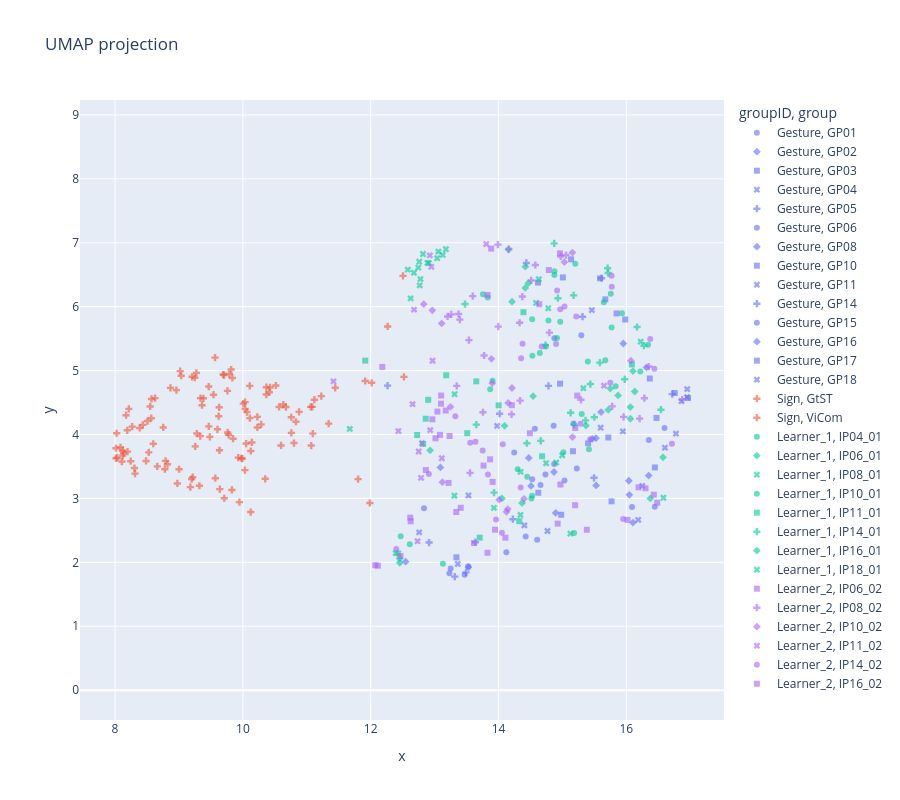

Write notebook code for a chart like this one.
### Markdown cell above
## 6 UMAP (visual purpose only)

### Code cell
import plotly.express as px, pandas as pd, umap
from sklearn.preprocessing import StandardScaler

feat_df = features_df_clean.copy()

meta_cols = ['fileID', 'group', 'concept', 'groupID']        # add meta columns
meta_cols = [c for c in meta_cols if c in feat_df.columns]

num = feat_df.select_dtypes('number')
num = num.loc[:, num.isna().mean() < 0.5]         # keep cols <50% NaN

keep = num.dropna().index                          
num  = num.loc[keep]
meta = feat_df.loc[keep, meta_cols]              

scaled   = StandardScaler().fit_transform(num)
embedding = umap.UMAP(random_state=42).fit_transform(scaled)

plot_df = pd.DataFrame(embedding, columns=['x', 'y'], index=keep)
plot_df = pd.concat([plot_df, meta], axis=1)       # aligned by index, not by position

fig = px.scatter(plot_df, x='x', y='y',
                 color='groupID' if 'groupID' not in plot_df else 'groupID',
                 symbol='group', hover_name='concept',
                 title='UMAP projection', opacity=0.6)
fig.update_layout(width=900, height=800, yaxis=dict(scaleanchor='x', scaleratio=1))
fig.show()

### Figure 1 — Plotly figure (JSON) as saved in the notebook; plotly's stock layout.template omitted (floating-point values rounded to 4 significant figures)
{"data": [{"hovertemplate": "<b>%{hovertext}</b><br><br>groupID=Gesture<br>group=GP01<br>x=%{x}<br>y=%{y}<extra></extra>", "hovertext": ["ANSTECKEN", "BLITZ", "DRECK", "INSEL", "KLOPFEN", "RUFEN", "SCHOKOLADE", "STAUBSAUGEN", "WENIG"], "legendgroup": "Gesture, GP01", "marker": {"color": "#636efa", "opacity": 0.6, "symbol": "circle"}, "mode": "markers", "name": "Gesture, GP01", "orientation": "v", "showlegend": true, "type": "scatter", "x": [14.12, 16.09, 13.53, 12.83, 15.03, 14.6, 14.42, 16.44, 15.22], "xaxis": "x", "y": [2.157, 2.865, 1.937, 2.846, 3.278, 2.352, 2.404, 2.87, 3.469], "yaxis": "y"}, {"hovertemplate": "<b>%{hovertext}</b><br><br>groupID=Gesture<br>group=GP02<br>x=%{x}<br>y=%{y}<extra></extra>", "hovertext": ["ABLEHNEN", "GITARRE", "PARKEN", "RUDERN", "STAUB WISCHEN", "ZIMMER"], "legendgroup": "Gesture, GP02", "marker": {"color": "#636efa", "opacity": 0.6, "symbol": "diamond"}, "mode": "markers", "name": "Gesture, GP02", "orientation": "v", "showlegend": true, "type": "scatter", "x": [16.05, 12.55, 14.47, 16.1, 16.35, 16.31], "xaxis": "x", "y": [3.056, 2.01, 3.633, 2.622, 3.357, 5.05], "yaxis": "y"}, {"hovertemplate": "<b>%{hovertext}</b><br><br>groupID=Gesture<br>group=GP03<br>x=%{x}<br>y=%{y}<extra></extra>", "hovertext": ["ALT", "EICHHOERNCHEN", "FALTEN", "KOENIG", "KOKOSNUSS", "PAPIER"], "legendgroup": "Gesture, GP03", "marker": {"color": "#636efa", "opacity": 0.6, "symbol": "square"}, "mode": "markers", "name": "Gesture, GP03", "orientation": "v", "showlegend": true, "type": "scatter", "x": [14.62, 13.34, 16.47, 16.76, 15.85, 15.77], "xaxis": "x", "y": [3.089, 2.078, 4.259, 4.649, 5.894, 2.954], "yaxis": "y"}, {"hovertemplate": "<b>%{hovertext}</b><br><br>groupID=Gesture<br>group=GP04<br>x=%{x}<br>y=%{y}<extra></extra>", "hovertext": ["BEZAHLEN", "OHRFEIGEN", "VORSCHLAGEN", "ZIEHEN"], "legendgroup": "Gesture, GP04", "marker": {"color": "#636efa", "opacity": 0.6, "symbol": "x"}, "mode": "markers", "name": "Gesture, GP04", "orientation": "v", "showlegend": true, "type": "scatter", "x": [16.25, 16.78, 13.36, 13.53], "xaxis": "x", "y": [3.195, 4.014, 1.975, 3.046], "yaxis": "y"}, {"hovertemplate": "<b>%{hovertext}</b><br><br>groupID=Gesture<br>group=GP05<br>x=%{x}<br>y=%{y}<extra></extra>", "hovertext": ["BESCHEID GEBEN", "FALTEN", "GESCHICHTE", "GOTT", "HEMD", "PILZ", "TASCHENRECHNER", "UNIVERSITAET"], "legendgroup": "Gesture, GP05", "marker": {"color": "#636efa", "opacity": 0.6, "symbol": "cross"}, "mode": "markers", "name": "Gesture, GP05", "orientation": "v", "showlegend": true, "type": "scatter", "x": [13.49, 14.22, 12.91, 15.61, 16.72, 15.31, 15.49, 13.32], "xaxis": "x", "y": [1.842, 2.675, 2.309, 6.446, 4.631, 5.843, 3.322, 1.777], "yaxis": "y"}, {"hovertemplate": "<b>%{hovertext}</b><br><br>groupID=Gesture<br>group=GP06<br>x=%{x}<br>y=%{y}<extra></extra>", "hovertext": ["AUSZIEHEN", "GREIFEN", "KENNEN", "MITGLEID", "UNIVERSITAET", "WOHNEN"], "legendgroup": "Gesture, GP06", "marker": {"color": "#636efa", "opacity": 0.6, "symbol": "circle"}, "mode": "markers", "name": "Gesture, GP06", "orientation": "v", "showlegend": true, "type": "scatter", "x": [16.6, 14.86, 13.23, 13.25, 16.35, 13.47], "xaxis": "x", "y": [4.103, 4.137, 1.829, 1.905, 3.915, 1.805], "yaxis": "y"}, {"hovertemplate": "<b>%{hovertext}</b><br><br>groupID=Gesture<br>group=GP08<br>x=%{x}<br>y=%{y}<extra></extra>", "hovertext": ["ENTSCHULDIGEN", "HUMMER", "RING", "SEKT", "VIEL"], "legendgroup": "Gesture, GP08", "marker": {"color": "#636efa", "opacity": 0.6, "symbol": "diamond"}, "mode": "markers", "name": "Gesture, GP08", "orientation": "v", "showlegend": true, "type": "scatter", "x": [13.09, 14.51, 15.47, 14.89, 15.95], "xaxis": "x", "y": [3.485, 3.196, 3.931, 2.772, 5.424], "yaxis": "y"}, {"hovertemplate": "<b>%{hovertext}</b><br><br>groupID=Gesture<br>group=GP10<br>x=%{x}<br>y=%{y}<extra></extra>", "hovertext": ["GITARRE", "KRAWATTE", "LOEWE", "MAEDCHEN", "MESSEN", "MILCH", "RASSEL", "WINDRAD"], "legendgroup": "Gesture, GP10", "marker": {"color": "#636efa", "opacity": 0.6, "symbol": "square"}, "mode": "markers", "name": "Gesture, GP10", "orientation": "v", "showlegend": true, "type": "scatter", "x": [15.72, 15.13, 15.59, 15.98, 16.97, 15.01, 14.62, 16.45], "xaxis": "x", "y": [3.953, 6.741, 6.443, 5.799, 4.57, 6.457, 6.377, 3.484], "yaxis": "y"}, {"hovertemplate": "<b>%{hovertext}</b><br><br>groupID=Gesture<br>group=GP11<br>x=%{x}<br>y=%{y}<extra></extra>", "hovertext": ["ABEND", "ADLER", "DRECK", "FANGEN", "NONNE", "WINDRAD", "WINKEN"], "legendgroup": "Gesture, GP11", "marker": {"color": "#636efa", "opacity": 0.6, "symbol": "x"}, "mode": "markers", "name": "Gesture, GP11", "orientation": "v", "showlegend": true, "type": "scatter", "x": [16.95, 16.95, 14.77, 14.4, 16.6, 16.19, 15.46], "xaxis": "x", "y": [4.585, 4.71, 2.49, 2.577, 3.793, 2.664, 5.946], "yaxis": "y"}, {"hovertemplate": "<b>%{hovertext}</b><br><br>groupID=Gesture<br>group=GP14<br>x=%{x}<br>y=%{y}<extra></extra>", "hovertext": ["HOTEL", "ROLLEN", "SCHLAFEN", "TASCHENRECHNER", "UNTERSTUETZEN"], "legendgroup": "Gesture, GP14", "marker": {"color": "#636efa", "opacity": 0.6, "symbol": "cross"}, "mode": "markers", "name": "Gesture, GP14", "orientation": "v", "showlegend": true, "type": "scatter", "x": [14.78, 13.64, 14.44, 12.26, 14.02], "xaxis": "x", "y": [4.761, 2.315, 6.684, 4.765, 4.324], "yaxis": "y"}, {"hovertemplate": "<b>%{hovertext}</b><br><br>groupID=Gesture<br>group=GP15<br>x=%{x}<br>y=%{y}<extra></extra>", "hovertext": ["ANFANG", "AVOCADO", "BLITZ", "DRECK", "HALSKETTE", "RASIEREN", "RAUCHEN", "SEKT", "VORHANG"], "legendgroup": "Gesture, GP15", "marker": {"color": "#636efa", "opacity": 0.6, "symbol": "circle"}, "mode": "markers", "name": "Gesture, GP15", "orientation": "v", "showlegend": true, "type": "scatter", "x": [15.3, 14.87, 15.17, 14.87, 14.73, 14.53, 14.24, 14.66, 14.57], "xaxis": "x", "y": [5.554, 3.538, 4.17, 5.505, 3.374, 3.301, 3.719, 3.209, 4.089], "yaxis": "y"}, {"hovertemplate": "<b>%{hovertext}</b><br><br>groupID=Gesture<br>group=GP16<br>x=%{x}<br>y=%{y}<extra></extra>", "hovertext": ["FEUERZEUG", "HUMMER", "HUSTEN", "NASHORN", "SCHRECKLICH", "WASSERTROPFEN"], "legendgroup": "Gesture, GP16", "marker": {"color": "#636efa", "opacity": 0.6, "symbol": "diamond"}, "mode": "markers", "name": "Gesture, GP16", "orientation": "v", "showlegend": true, "type": "scatter", "x": [14.87, 13.53, 15.6, 15.53, 15.53, 16.04], "xaxis": "x", "y": [3.413, 1.921, 4.351, 3.943, 3.202, 3.276], "yaxis": "y"}, {"hovertemplate": "<b>%{hovertext}</b><br><br>groupID=Gesture<br>group=GP17<br>x=%{x}<br>y=%{y}<extra></extra>", "hovertext": ["ARGUMENTIEREN", "BEOBACHTEN", "DOLMETSCHEN", "EGAL", "URLAUB", "ZUSAMMENSTOSSEN"], "legendgroup": "Gesture, GP17", "marker": {"color": "#636efa", "opacity": 0.6, "symbol": "square"}, "mode": "markers", "name": "Gesture, GP17", "orientation": "v", "showlegend": true, "type": "scatter", "x": [14.98, 15.67, 14.96, 15.16, 15.4, 16.37], "xaxis": "x", "y": [2.744, 6.114, 4.794, 3.738, 3.862, 4.876], "yaxis": "y"}, {"hovertemplate": "<b>%{hovertext}</b><br><br>groupID=Gesture<br>group=GP18<br>x=%{x}<br>y=%{y}<extra></extra>", "hovertext": ["BRUECKE", "EISCREME", "HEBEN", "INSTAGRAM", "WASSERSCHILDKROETE"], "legendgroup": "Gesture, GP18", "marker": {"color": "#636efa", "opacity": 0.6, "symbol": "x"}, "mode": "markers", "name": "Gesture, GP18", "orientation": "v", "showlegend": true, "type": "scatter", "x": [15.95, 15.6, 16.86, 12.76, 13.98], "xaxis": "x", "y": [4.048, 4.106, 4.522, 2.469, 4.135], "yaxis": "y"}, {"hovertemplate": "<b>%{hovertext}</b><br><br>groupID=Sign<br>group=GtST<br>x=%{x}<br>y=%{y}<extra></extra>", "hovertext": ["BIRD", "CALCULATOR", "CURIOUS", "DEVIL", "DRINKINGWATER", "FENCE", "FIRE", "LAPTOP", "LETTER", "MASSAGE", "MOBILE-PHONE", "MOSQUITO", "NO-MATTER", "PHONE-CALL", "PIANO", "SAW", "SAXOPHONE", "SCARF", "SOAP", "SPOON", "SUPERMARKET", "TABLE-TENNIS", "TEA", "TENNIS", "TO-ARGUE", "TO-COMB", "TO-DRAW", "TO-EAT", "TO-ERASE", "TO-HEAR", "TO-IRON", "TO-LIVE", "TO-MOVE", "TO-OBSERVE", "TO-PLUCK", "TO-RUN", "TO-SEW", "TO-SLEEP", "TO-SMOKE", "TO-TURN-OFF", "TO-WAIT", "VIDEOGAME", "WAR", "WHEELCHAIR", "WINE"], "legendgroup": "Sign, GtST", "marker": {"color": "#EF553B", "opacity": 0.6, "symbol": "cross"}, "mode": "markers", "name": "Sign, GtST", "orientation": "v", "showlegend": true, "type": "scatter", "x": [8.268, 8.191, 8.086, 8.216, 8.485, 9.254, 8.434, 8.549, 8.791, 8.527, 8.661, 8.779, 8.82, 8.016, 9.639, 8.567, 9.178, 9.002, 8.385, 8.304, 8.57, 8.754, 8.133, 8.975, 9.197, 8.034, 8.245, 8.196, 8.507, 8.12, 8.313, 8.12, 9.569, 8.014, 9.709, 10.12, 8.626, 8.172, 8.025, 9.32, 11.99, 8.598, 8.868, 9.946, 8.107], "xaxis": "x", "y": [4.123, 4.066, 3.8, 4.401, 3.586, 3.813, 4.151, 4.438, 3.588, 3.72, 3.501, 3.457, 3.535, 3.626, 3.145, 4.255, 3.176, 3.456, 4.102, 3.475, 4.556, 4.11, 3.71, 3.234, 3.303, 3.637, 3.582, 3.731, 4.21, 3.67, 3.388, 3.746, 3.316, 3.785, 3.002, 2.786, 4.569, 4.302, 4.019, 3.198, 2.928, 3.855, 4.729, 2.942, 3.577], "yaxis": "y"}, {"hovertemplate": "<b>%{hovertext}</b><br><br>groupID=Sign<br>group=ViCom<br>x=%{x}<br>y=%{y}<extra></extra>", "hovertext": ["CALCULATOR", "TO-WASH-FACE", "DAUGHTER", "DRESS", "FRAUD", "HAIR", "HOBBIES", "ID-CARD", "LAPTOP", "BUTTERFLY", "LETTER", "MONTH", "NOSE", "PYRAMID", "SCREWDRIVER", "SHEEP", "SPIDER", "STORE", "STUDENT", "TO-ADVISE", "TO-ANNOY", "COAT", "TO-CLAP", "TO-LIFT", "TO-LIVE", "TO-ORGANIZE", "TO-PAY", "TO-PLAY-CARDS", "F", "TO-SAY", "TO-SUMMARIZE", "WAR", "WEEK", "WINE", "CURIOUS", "EGG", "FENCE", "FIRE", "HOT", "MAGAZINE", "MASSAGE", "MOSQUITO", "PILOT", "SAXOPHONE", "SNAKE", "SOCKS", "TABLE-TENNIS", "TEA", "TENNIS", "TIME", "TO-CRY", "TO-DIE", "TO-DRAW", "TO-DRINK", "BEARD", "TO-EAT", "TO-INVITE", "TO-PICK-UP", "TO-PROPOSE", "BEER", "TO-REJECT", "TO-SEW", "TO-SIT", "TO-STEAL", "TO-TEAR", "TO-TURN-OFF", "TO-WAIT", "TO-WASH-BODY", "BILLIARD", "VIDEOGAME", "A-LOT", "APPLE", "ARCHITECTURE", "AUNT", "LIGHTNING", "BIRD"], "legendgroup": "Sign, ViCom", "marker": {"color": "#EF553B", "opacity": 0.6, "symbol": "cross"}, "mode": "markers", "name": "Sign, ViCom", "orientation": "v", "showlegend": true, "type": "scatter", "x": [12.27, 12.51, 11.06, 9.775, 9.565, 10.41, 9.835, 10.23, 10.67, 10.83, 9.816, 10.76, 10.43, 9.483, 9.829, 9.79, 9.035, 9.383, 9.333, 9.704, 9.541, 10.6, 9.279, 9.846, 10.37, 10.11, 9.759, 9.337, 10.01, 10.12, 9.602, 9.691, 9.976, 10.11, 10.37, 10.05, 10.8, 9.622, 10.23, 8.96, 9.629, 9.205, 9.466, 11.07, 10.35, 10.76, 11.34, 11.8, 9.215, 12.52, 9.272, 11.09, 11.23, 10.29, 10.52, 10.04, 12.01, 10.88, 9.634, 9.928, 10.06, 9.362, 11.12, 10.03, 9.467, 9.992, 10.57, 10.03, 9.019, 11.91, 11.44, 10.63, 11.09, 9.248, 10.14, 9.762], "xaxis": "x", "y": [5.691, 6.481, 4.432, 3.995, 5.203, 4.662, 4.885, 4.276, 4.43, 4.199, 5.016, 4.27, 4.736, 3.963, 3.133, 4.945, 4.919, 4.566, 3.975, 4.93, 4.622, 3.828, 4.016, 3.934, 4.625, 4.761, 4.683, 4.569, 4.483, 3.741, 4.081, 4.938, 3.628, 4.257, 4.74, 3.859, 3.866, 4.286, 4.11, 4.695, 4.425, 4.902, 4.75, 3.827, 3.307, 4.025, 4.17, 3.302, 3.333, 4.901, 4.963, 4.432, 4.6, 4.158, 4.766, 4.399, 4.809, 4.353, 3.752, 3.638, 4.349, 4.458, 4.545, 3.442, 4.126, 3.622, 4.431, 4.506, 4.991, 4.837, 4.73, 4.468, 4.013, 4.887, 3.875, 4.032], "yaxis": "y"}, {"hovertemplate": "<b>%{hovertext}</b><br><br>groupID=Learner_1<br>group=IP04_01<br>x=%{x}<br>y=%{y}<extra></extra>", "hovertext": ["BEOBACHTEN", "BODEN", "BRIEF", "BUCH", "BUEGELN", "GEBURT", "HAENDE", "HAMMER", "HUEGEL", "KARTEN", "KRIEG", "SANDWICH", "SCHAL", "SOCKEN", "STECKER", "STINKEN", "VOGEL", "WENIG"], "legendgroup": "Learner_1, IP04_01", "marker": {"color": "#00cc96", "opacity": 0.6, "symbol": "circle"}, "mode": "markers", "name": "Learner_1, IP04_01", "orientation": "v", "showlegend": true, "type": "scatter", "x": [14.97, 15.41, 15.77, 15.65, 15.18, 14.51, 16.22, 13.13, 15.67, 15.4, 14.88, 14.87, 15.76, 14.45, 14.53, 14.92, 15.93, 15.01], "xaxis": "x", "y": [5.766, 3.77, 5.673, 6.07, 2.457, 2.997, 4.985, 1.976, 5.161, 5.141, 6.556, 6.497, 6.203, 3.34, 5.232, 5.511, 5.895, 3.724], "yaxis": "y"}, {"hovertemplate": "<b>%{hovertext}</b><br><br>groupID=Learner_1<br>group=IP06_01<br>x=%{x}<br>y=%{y}<extra></extra>", "hovertext": ["ARM", "AUSSCHALTEN", "BEOBACHTEN", "FOTOGRAFIE", "MUECKE", "NASE", "TELEFONANRUF", "VERHEIRATET", "VIDEOSPIEL", "VIEL", "WEINEN", "WOHNEN", "ZEITSCHRIFT", "ZENTRAL"], "legendgroup": "Learner_1, IP06_01", "marker": {"color": "#00cc96", "opacity": 0.6, "symbol": "diamond"}, "mode": "markers", "name": "Learner_1, IP06_01", "orientation": "v", "showlegend": true, "type": "scatter", "x": [14.54, 15.37, 12.93, 14.16, 14.09, 14.21, 15.72, 16.57, 14.47, 16.06, 15.87, 14.42, 14.42, 16.06], "xaxis": "x", "y": [4.599, 4.139, 3.752, 6.895, 4.135, 6.079, 4.386, 3.642, 6.368, 4.246, 4.611, 6.293, 6.625, 4.428], "yaxis": "y"}, {"hovertemplate": "<b>%{hovertext}</b><br><br>groupID=Learner_1<br>group=IP08_01<br>x=%{x}<br>y=%{y}<extra></extra>", "hovertext": ["AUSWEIS", "BART", "EI", "HANDY", "KOMMUNIKATION", "LIPPENSTIFT AUFTRAGEN", "MILCH", "PFLUECKEN", "PILOT", "PYRAMIDE", "SCHMETTERLING", "SPINNE", "TEE", "VIDEOSPIEL", "ZEITSCHRIFT"], "legendgroup": "Learner_1, IP08_01", "marker": {"color": "#00cc96", "opacity": 0.6, "symbol": "x"}, "mode": "markers", "name": "Learner_1, IP08_01", "orientation": "v", "showlegend": true, "type": "scatter", "x": [12.62, 12.77, 12.78, 12.89, 12.76, 13.04, 12.82, 11.67, 13.06, 12.68, 12.74, 12.91, 12.58, 13.18, 13.13], "xaxis": "x", "y": [6.13, 6.333, 6.431, 6.685, 6.703, 6.758, 6.824, 4.087, 6.862, 6.531, 6.611, 6.682, 6.579, 6.899, 6.809], "yaxis": "y"}, {"hovertemplate": "<b>%{hovertext}</b><br><br>groupID=Learner_1<br>group=IP10_01<br>x=%{x}<br>y=%{y}<extra></extra>", "hovertext": ["BASKETBALL", "BIER", "BODEN", "EGAL", "GEFAENGNIS", "HAENDE", "KRIEG", "PFANNE", "SCHAL", "SCHLAFEN", "SCHLANGE", "VIDEOSPIEL", "VOGEL", "WEIN", "WOHNEN", "ZERREISSEN"], "legendgroup": "Learner_1, IP10_01", "marker": {"color": "#00cc96", "opacity": 0.6, "symbol": "circle"}, "mode": "markers", "name": "Learner_1, IP10_01", "orientation": "v", "showlegend": true, "type": "scatter", "x": [12.61, 13.91, 14.3, 14.74, 14.78, 15.3, 14.53, 12.47, 16.34, 15.2, 13.87, 14.65, 15.83, 13.76, 13.83, 14.53], "xaxis": "x", "y": [2.283, 4.84, 3.456, 5.377, 5.783, 4.321, 5.805, 2.41, 5.405, 6.673, 4.706, 5.277, 4.754, 6.195, 6.145, 3.042], "yaxis": "y"}, {"hovertemplate": "<b>%{hovertext}</b><br><br>groupID=Learner_1<br>group=IP11_01<br>x=%{x}<br>y=%{y}<extra></extra>", "hovertext": ["AUSWEIS", "BASKETBALL", "BEINE", "BODEN", "BRECHEN", "KALT", "MIXER", "MOTORRAD", "NASE", "PINGUIN", "TASCHENRECHNER", "TELEFONANRUF", "VORSCHLAGEN", "ZAUN"], "legendgroup": "Learner_1, IP11_01", "marker": {"color": "#00cc96", "opacity": 0.6, "symbol": "square"}, "mode": "markers", "name": "Learner_1, IP11_01", "orientation": "v", "showlegend": true, "type": "scatter", "x": [12.86, 13.7, 12.82, 14.32, 14.68, 14.39, 12.73, 13.51, 13.18, 13.65, 11.91, 12.9, 16.09, 14.0], "xaxis": "x", "y": [4.247, 2.387, 3.853, 2.643, 3.66, 5.914, 3.992, 4.021, 4.926, 4.831, 5.156, 4.542, 5.096, 4.456], "yaxis": "y"}, {"hovertemplate": "<b>%{hovertext}</b><br><br>groupID=Learner_1<br>group=IP14_01<br>x=%{x}<br>y=%{y}<extra></extra>", "hovertext": ["AUGE", "BART", "BASKETBALL", "BEOBACHTEN", "BUCH", "FOTOGRAFIE", "HAARE", "KOFFER", "MIXER", "MOTORRAD", "SCHAL", "SCHLAFEN", "STERBEN", "STINKEN", "TASCHENRECHNER", "TENNIS", "TISCHTENNIS", "VIDEOSPIEL", "VIEL", "ZAUN", "ZERREISSEN"], "legendgroup": "Learner_1, IP14_01", "marker": {"color": "#00cc96", "opacity": 0.6, "symbol": "cross"}, "mode": "markers", "name": "Learner_1, IP14_01", "orientation": "v", "showlegend": true, "type": "scatter", "x": [14.93, 16.17, 13.93, 15.13, 15.44, 14.87, 15.17, 15.36, 15.18, 14.66, 15.71, 15.71, 14.44, 13.48, 14.73, 16.54, 13.65, 15.59, 16.27, 15.97, 15.5], "xaxis": "x", "y": [6.132, 5.682, 3.09, 4.34, 4.789, 6.99, 6.177, 4.221, 4.152, 3.9, 6.526, 6.602, 3.863, 6.041, 5.399, 4.388, 4.154, 5.124, 5.389, 4.864, 4.27], "yaxis": "y"}, {"hovertemplate": "<b>%{hovertext}</b><br><br>groupID=Learner_1<br>group=IP16_01<br>x=%{x}<br>y=%{y}<extra></extra>", "hovertext": ["BASKETBALL", "BRECHEN", "FEUER", "HAMMER", "HUEGEL", "KLAVIER", "SCHAL", "STERBEN"], "legendgroup": "Learner_1, IP16_01", "marker": {"color": "#00cc96", "opacity": 0.6, "symbol": "diamond"}, "mode": "markers", "name": "Learner_1, IP16_01", "orientation": "v", "showlegend": true, "type": "scatter", "x": [12.45, 15.75, 14.37, 12.45, 16.13, 16.37, 16.1, 14.05], "xaxis": "x", "y": [2.058, 4.719, 2.928, 1.993, 4.673, 3.0, 4.993, 3.0], "yaxis": "y"}, {"hovertemplate": "<b>%{hovertext}</b><br><br>groupID=Learner_1<br>group=IP18_01<br>x=%{x}<br>y=%{y}<extra></extra>", "hovertext": ["AKKORDEON", "BUEGELN", "EINLADEN", "EI", "ESSEN", "HEBEN", "JONGLIEREN", "KLAUEN", "LAPTOP", "MILCH", "SCHRAUBENZIEHER", "SEIFE", "STINKEN", "VIDEOSPIEL", "VOGEL", "WEIN", "ZERREISSEN"], "legendgroup": "Learner_1, IP18_01", "marker": {"color": "#00cc96", "opacity": 0.6, "symbol": "x"}, "mode": "markers", "name": "Learner_1, IP18_01", "orientation": "v", "showlegend": true, "type": "scatter", "x": [16.58, 13.31, 14.35, 13.31, 14.59, 15.33, 12.39, 15.12, 14.34, 12.43, 13.93, 14.74, 14.78, 14.63, 16.22, 15.0, 14.9], "xaxis": "x", "y": [3.01, 3.042, 3.415, 4.631, 6.059, 4.724, 2.143, 2.449, 2.74, 2.139, 2.852, 3.55, 5.975, 6.43, 5.452, 3.674, 3.561], "yaxis": "y"}, {"hovertemplate": "<b>%{hovertext}</b><br><br>groupID=Learner_2<br>group=IP06_02<br>x=%{x}<br>y=%{y}<extra></extra>", "hovertext": ["AUGE", "AUSSCHALTEN", "AUSWEIS", "EI", "ESSEN", "FRAGE", "JUCKEN", "KAEMMEN", "MASSAGE", "NAEHEN", "PARTY", "PFANNE", "RAUCHEN", "SANDWICH", "SAXOPHON", "SCHAMPOO", "SCHLANGE", "SOCKEN", "STECKER", "STERBEN", "TENNIS", "TRINKWASSER", "VORSCHLAGEN", "WOHNEN", "ZAUN"], "legendgroup": "Learner_2, IP06_02", "marker": {"color": "#ab63fa", "opacity": 0.6, "symbol": "square"}, "mode": "markers", "name": "Learner_2, IP06_02", "orientation": "v", "showlegend": true, "type": "scatter", "x": [13.1, 13.08, 13.94, 12.96, 13.17, 13.01, 13.87, 13.23, 12.18, 12.62, 13.89, 12.63, 12.86, 14.79, 14.49, 14.96, 13.83, 15.2, 13.41, 14.11, 16.3, 13.04, 14.97, 13.1, 14.21], "xaxis": "x", "y": [4.61, 3.994, 2.51, 4.238, 4.374, 3.94, 3.61, 3.976, 5.058, 2.699, 6.908, 2.641, 3.444, 6.573, 4.02, 6.835, 2.149, 4.102, 2.853, 2.386, 3.159, 4.359, 3.217, 4.482, 4.458], "yaxis": "y"}, {"hovertemplate": "<b>%{hovertext}</b><br><br>groupID=Learner_2<br>group=IP08_02<br>x=%{x}<br>y=%{y}<extra></extra>", "hovertext": ["BEZAHLEN", "BUEGELN", "FOTOGRAFIE", "HAENDE", "HOCKEY", "KARTEN", "KLAUEN", "KLEID", "KOPIEREN", "MUECKE", "NASE", "NEUGIERIG", "PARTY", "PFANNE", "PILOT", "RASIEREN", "RAUCHEN", "ROLLSTUHL", "SCHLANGE", "SEIFE", "SOCKEN", "STERBEN", "STINKEN", "TASCHENRECHNER", "TRETEN", "TRINKWASSER", "VERHEIRATET", "WENIG", "ZEICHNEN"], "legendgroup": "Learner_2, IP08_02", "marker": {"color": "#ab63fa", "opacity": 0.6, "symbol": "cross"}, "mode": "markers", "name": "Learner_2, IP08_02", "orientation": "v", "showlegend": true, "type": "scatter", "x": [14.33, 16.21, 14.16, 15.78, 16.35, 14.97, 14.2, 16.87, 14.34, 15.06, 14.37, 14.51, 13.99, 13.55, 14.8, 13.6, 14.0, 16.28, 13.77, 13.35, 15.29, 13.54, 13.37, 14.58, 13.76, 13.26, 15.96, 13.39, 13.2], "xaxis": "x", "y": [5.748, 4.248, 6.902, 4.44, 5.063, 6.785, 4.316, 4.545, 4.53, 6.808, 6.158, 6.41, 6.971, 3.399, 5.594, 6.165, 5.688, 4.568, 5.236, 4.761, 4.543, 5.477, 5.885, 6.651, 4.348, 5.88, 4.275, 5.797, 5.846], "yaxis": "y"}, {"hovertemplate": "<b>%{hovertext}</b><br><br>groupID=Learner_2<br>group=IP10_02<br>x=%{x}<br>y=%{y}<extra></extra>", "hovertext": ["AUSWEIS", "BASKETBALL", "BILLIARD", "BRIEF", "BUCH", "DUSCHEN", "FOTOGRAFIE", "PFEFFER", "SCHAL", "SCHMETTERLING", "SEIFE", "STERBEN", "TELEFONANRUF", "UEBERRASCHT", "VOGEL", "WEINEN", "WOHNEN"], "legendgroup": "Learner_2, IP10_02", "marker": {"color": "#ab63fa", "opacity": 0.6, "symbol": "diamond"}, "mode": "markers", "name": "Learner_2, IP10_02", "orientation": "v", "showlegend": true, "type": "scatter", "x": [13.11, 13.12, 14.14, 14.4, 14.15, 12.96, 15.03, 13.89, 16.07, 14.21, 14.01, 14.12, 15.16, 13.25, 13.9, 15.16, 12.83], "xaxis": "x", "y": [5.738, 3.255, 2.833, 2.994, 4.493, 5.943, 6.698, 5.184, 5.156, 4.727, 2.979, 2.79, 3.959, 4.432, 4.803, 6.847, 6.04], "yaxis": "y"}, {"hovertemplate": "<b>%{hovertext}</b><br><br>groupID=Learner_2<br>group=IP11_02<br>x=%{x}<br>y=%{y}<extra></extra>", "hovertext": ["AUSWEIS", "BRECHEN", "FEUER", "FOTOGRAFIE", "GEFAENGNIS", "HAARE", "HAMMER", "KRIEG", "PFEFFER", "PINGUIN", "SEIFE", "UNTERTITEL", "VORHANG", "VORSCHLAGEN", "ZEICHNEN"], "legendgroup": "Learner_2, IP11_02", "marker": {"color": "#ab63fa", "opacity": 0.6, "symbol": "x"}, "mode": "markers", "name": "Learner_2, IP11_02", "orientation": "v", "showlegend": true, "type": "scatter", "x": [12.75, 12.65, 12.93, 12.95, 12.68, 12.93, 12.73, 12.97, 12.8, 11.42, 12.43, 12.79, 13.81, 15.65, 13.11], "xaxis": "x", "y": [3.734, 4.475, 6.802, 6.623, 5.954, 4.068, 2.331, 5.154, 3.863, 4.831, 4.054, 3.322, 6.979, 4.764, 3.628], "yaxis": "y"}, {"hovertemplate": "<b>%{hovertext}</b><br><br>groupID=Learner_2<br>group=IP14_02<br>x=%{x}<br>y=%{y}<extra></extra>", "hovertext": ["AFFE", "BODEN", "BRECHEN", "EI", "HAARE", "JUCKEN", "KARTEN", "KLAVIER", "KLEID", "KRANKENWAGEN", "MILCH", "MIXER", "NAEHEN", "NASE", "PINGUIN", "SANDWICH", "SAXOPHON", "SCHLANGE", "SCHMETTERLING", "SCHRAUBENZIEHER", "SEIFE", "TISCHTENNIS", "TREPPE", "VIDEOSPIEL", "WEINEN", "WEIN", "WENIG", "ZEITSCHRIFT"], "legendgroup": "Learner_2, IP14_02", "marker": {"color": "#ab63fa", "opacity": 0.6, "symbol": "circle"}, "mode": "markers", "name": "Learner_2, IP14_02", "orientation": "v", "showlegend": true, "type": "scatter", "x": [15.75, 14.35, 15.28, 13.32, 14.92, 13.64, 14.9, 15.95, 16.71, 15.77, 12.4, 14.97, 13.56, 15.03, 14.35, 15.77, 16.44, 13.83, 14.07, 13.96, 12.91, 13.75, 14.05, 15.22, 16.37, 14.38, 15.43, 14.68], "xaxis": "x", "y": [4.809, 3.172, 4.167, 4.286, 6.253, 3.887, 5.417, 2.678, 3.854, 6.485, 2.207, 5.96, 3.871, 6.003, 5.194, 6.313, 5.028, 3.374, 3.845, 2.669, 3.382, 3.748, 2.462, 5.845, 5.494, 5.418, 3.927, 5.377], "yaxis": "y"}, {"hovertemplate": "<b>%{hovertext}</b><br><br>groupID=Learner_2<br>group=IP16_02<br>x=%{x}<br>y=%{y}<extra></extra>", "hovertext": ["AKKORDEON", "BRIEF", "BUCH", "GEBURT", "HANDY", "KARTEN", "KLATSCHEN", "KLAVIER", "KLEIDUNG", "KOERPER WASCHEN", "KOPIEREN", "MILCH", "MIXER", "NEUGIERIG", "TISCHTENNIS", "UEBERRASCHT", "UMZIEHEN", "VOGEL"], "legendgroup": "Learner_2, IP16_02", "marker": {"color": "#ab63fa", "opacity": 0.6, "symbol": "square"}, "mode": "markers", "name": "Learner_2, IP16_02", "orientation": "v", "showlegend": true, "type": "scatter", "x": [16.48, 15.23, 13.91, 15.38, 13.83, 14.93, 15.2, 16.43, 12.07, 13.34, 12.47, 12.11, 13.77, 14.64, 13.62, 13.22, 16.19, 16.02], "xaxis": "x", "y": [2.933, 4.609, 3.258, 2.509, 6.183, 2.605, 2.893, 3.058, 1.955, 2.787, 2.099, 1.946, 3.514, 6.038, 2.302, 3.242, 3.173, 2.664], "yaxis": "y"}], "layout": {"height": 800, "legend": {"title": {"text": "groupID, group"}, "tracegroupgap": 0}, "title": {"text": "UMAP projection"}, "width": 900, "xaxis": {"anchor": "y", "domain": [0, 1], "title": {"text": "x"}}, "yaxis": {"anchor": "x", "domain": [0, 1], "scaleanchor": "x", "scaleratio": 1, "title": {"text": "y"}}}}
